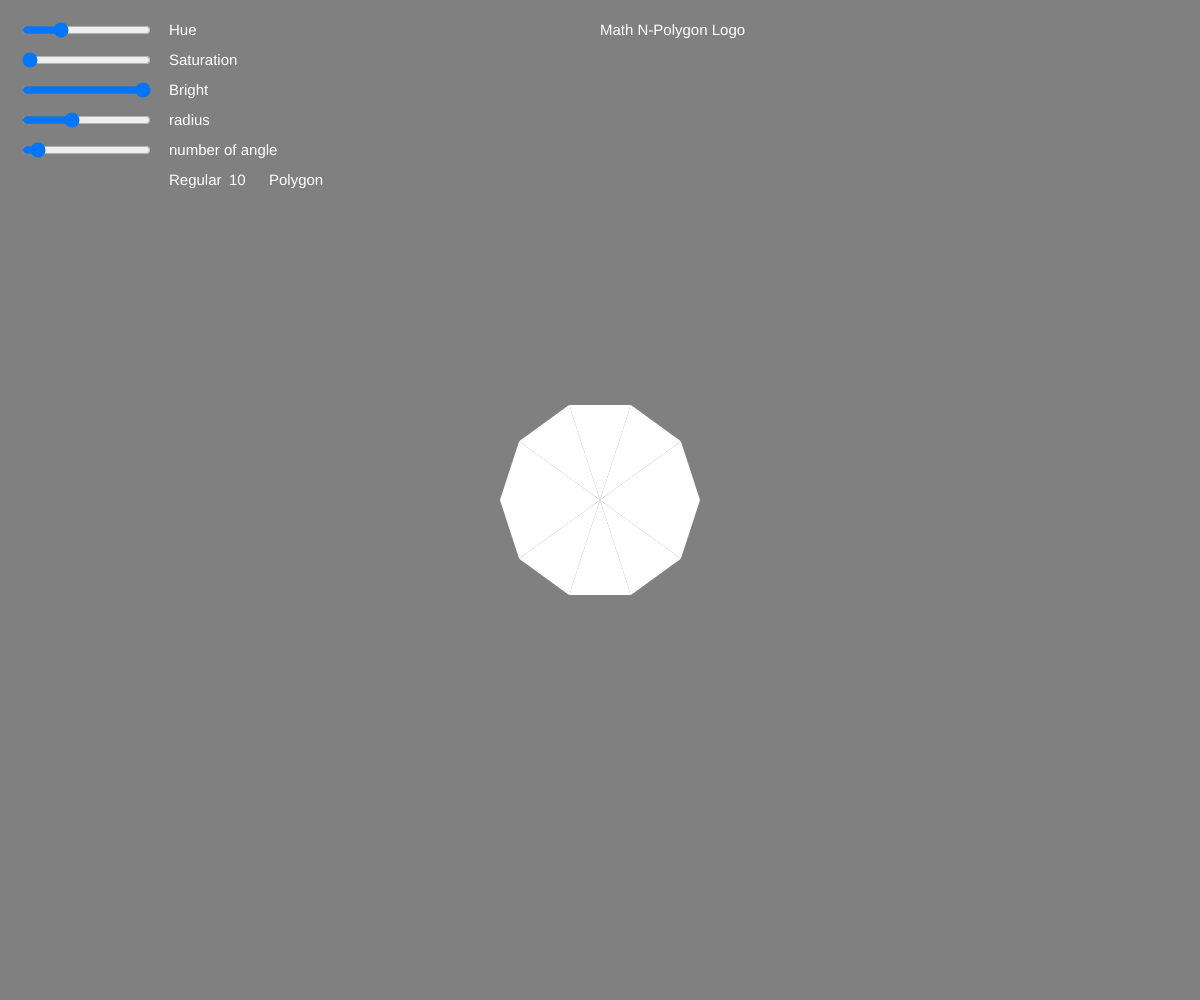
Frame 1 (no input)
Frame 60 (no input): identical to frame 1, image omitted
Frame 120 (the mouse pressed at the canvas centre since frame 60): identical to frame 1, image omitted

The p5.js sketch that drew this single still picture (run headless with seeded random() and noise() and a simulated clock; from frame 60 on, the mouse is pressed at the canvas centre):

// p5.js sketch
// ── sketch.js
var rSlider, gSlider, bSlider, kSlider;
function setup() {
// create canvas
colorMode(HSB,360,100,100);
createCanvas(windowWidth, windowHeight);
textSize(15);

noStroke();
// create sliders
rSlider = createSlider(0, 360, 100);
rSlider.position(20, 20);
gSlider = createSlider(0, 100, 0);
gSlider.position(20, 50);
bSlider = createSlider(0, 100, 100);
bSlider.position(20, 80);
kSlider = createSlider(10,height/4,100);
kSlider.position(20, 110);
aSlider = createSlider(3,100,10);
aSlider.position(20, 140);
  
    background('gray');

}


function greet() {
var name = input.value();
input.value('');
  text(name,windowWidth/2, windowHeight/2);
  textSize(100);
  fill(150,100,100);
}


function draw() {
var r = rSlider.value();
var g = gSlider.value();
var b = bSlider.value();
var k = kSlider.value();
var a = aSlider.value();
  
var x1 = width / 2;
var y1 = height / 2;
  background('gray');
  for (var i = 0; i < a; i++) {
noStroke();
var x2 = x1 + k*cos(TWO_PI * i / a);
var y2 = y1 + k*sin(TWO_PI * i / a);
var x3 = x1 + k*cos(TWO_PI * (i + 1) / a);
var y3 = y1 + k*sin(TWO_PI * (i + 1) / a);
triangle(x1, y1, x2, y2, x3, y3); 
  }
textAlign('left');
fill(r,g,b);
text("Hue", rSlider.x * 2 + rSlider.width, 35);
text("Saturation", gSlider.x * 2 + gSlider.width, 65);
text("Bright", bSlider.x * 2 + bSlider.width, 95);
text("radius",kSlider.x * 2 + kSlider.width, 125);
text("number of angle",aSlider.x * 2 + aSlider.width, 155);
text("Math N-Polygon Logo",windowWidth/2,35);
//  text(name,windowWidth/2, windowHeight/2);
text("Regular",aSlider.x * 2 + aSlider.width, 185);
text(a,aSlider.x * 2 + aSlider.width+60, 185);
text("Polygon",aSlider.x * 2 + aSlider.width+100, 185);
}
